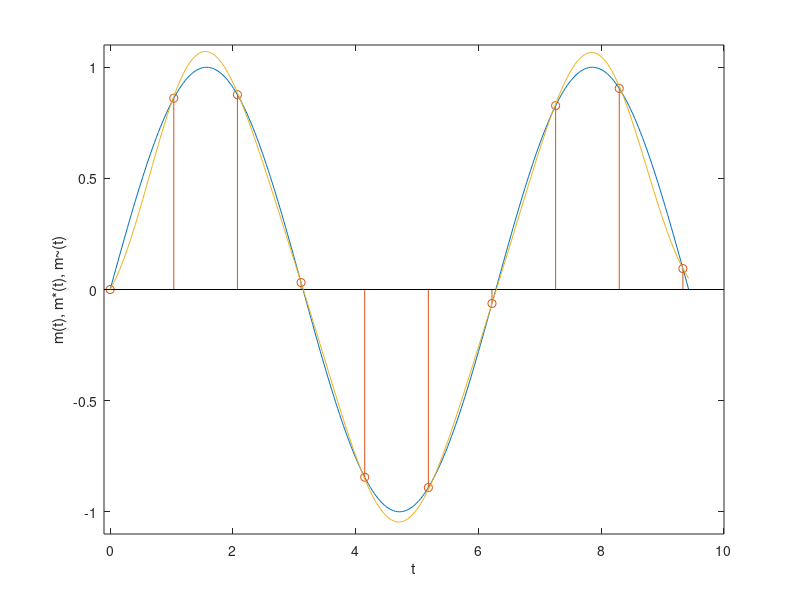
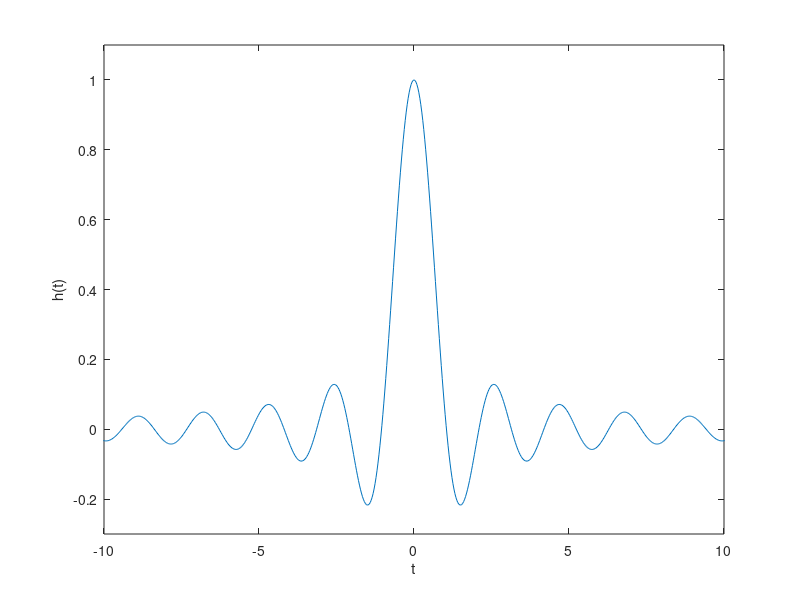

MATLAB code for these plots, in order: (Note: this script raises an error after producing the figures.)
% Interpolacao
% video associado: https://youtu.be/gdS1V3e5GR4

% LAA 16/03/2018

clear
close all

% vetor de tempo "continuo"
delta=pi/100;
t=0:delta:3*pi;

% sinal continuo
m_de_t=sin(t);

figure(1)
set(gca,'FontSize',18)
plot(t,m_de_t)
axis([-0.1 10 -1.1 1.1])
xlabel('t')
ylabel('m(t)')

% tempo de amostragem
T=pi/3;

% frequencia de amostragem
ws=2*pi/T;

% vetor de "tempo" com instantes de amostragem
t_amos=t(1:round(T/delta):end);

% vetor de indices correspondentes aos instantes de amostragem
k=1:round(T/delta):length(t);

% sinal estrelado (apos o amostrador). Ainda eh um sinal continuo.
m_estrela=m_de_t(k);

figure(1)
hold on
stem(t_amos,m_estrela)
ylabel('m(t), m*(t)')
hold off

% resposta ao impulso de um interplador "ideal" (funcao sinc)
% usaremos um vetor de tempo bem mais longo e comecando em tempo negativo
% para calcular a sinc:

t_sinc=-10*pi:delta:10*pi;
h_de_t=sinc(t_sinc/T);

% centro da sinc
c=find(h_de_t==max(h_de_t));

figure(2)
set(gca,'FontSize',18)
plot(t_sinc,h_de_t)
axis([-10 10 -0.3 1.1])
xlabel('t')
ylabel('h(t)')


m_int=zeros(1,c-k(end));
for j=1:length(k)
m_int=m_int+m_estrela(j)*h_de_t(c-(k(j)-1):c-(k(j)-1)+c-k(end)-1);
end

figure(1)
hold on
plot(t,m_int(1:length(t)))
ylabel('m(t), m*(t), m~(t)')
hold off

%% Segurador de ordem zero

% para ficar melhor, reduzimos delta e T

% vetor de tempo "continuo"
delta=pi/1000;
t=0:delta:3*pi;

% sinal continuo
m_de_t=sin(t);
% tempo de amostragem
T=pi/10;

% frequencia de amostragem
ws=2*pi/T;

% vetor de "tempo" com instantes de amostragem
t_amos=t(1:round(T/delta):end);

% vetor de indices correspondentes aos instantes de amostragem
k=1:round(T/delta):length(t);

% sinal estrelado (apos o amostrador). Ainda eh um sinal continuo.
m_estrela=m_de_t(k);


[th,mzoh]=zoh2(m_estrela,delta,T);

figure(3)
set(gca,'FontSize',18)
plot(t,m_de_t,th(1:length(mzoh)),mzoh)
hold on
stem(t_amos,m_estrela)
hold off
axis([-0.1 10 -1.1 1.1])
xlabel('t')
ylabel('m(t), m*(t), m~(t)')

